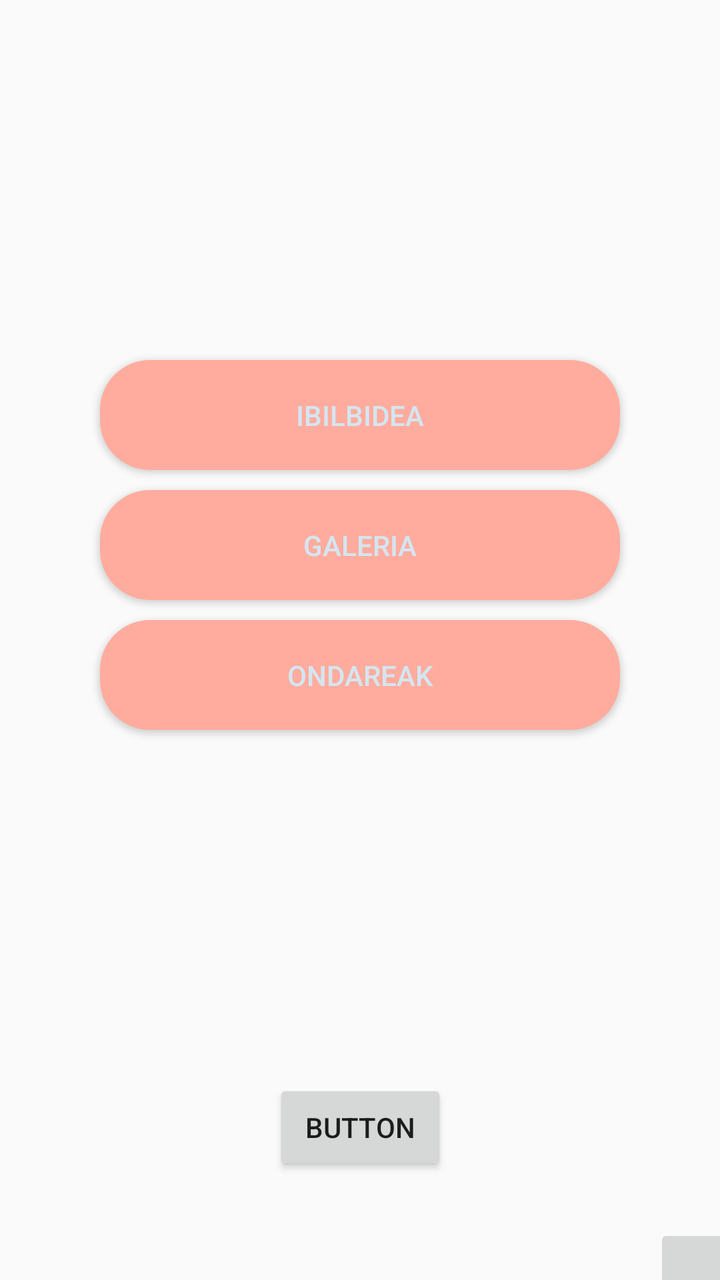
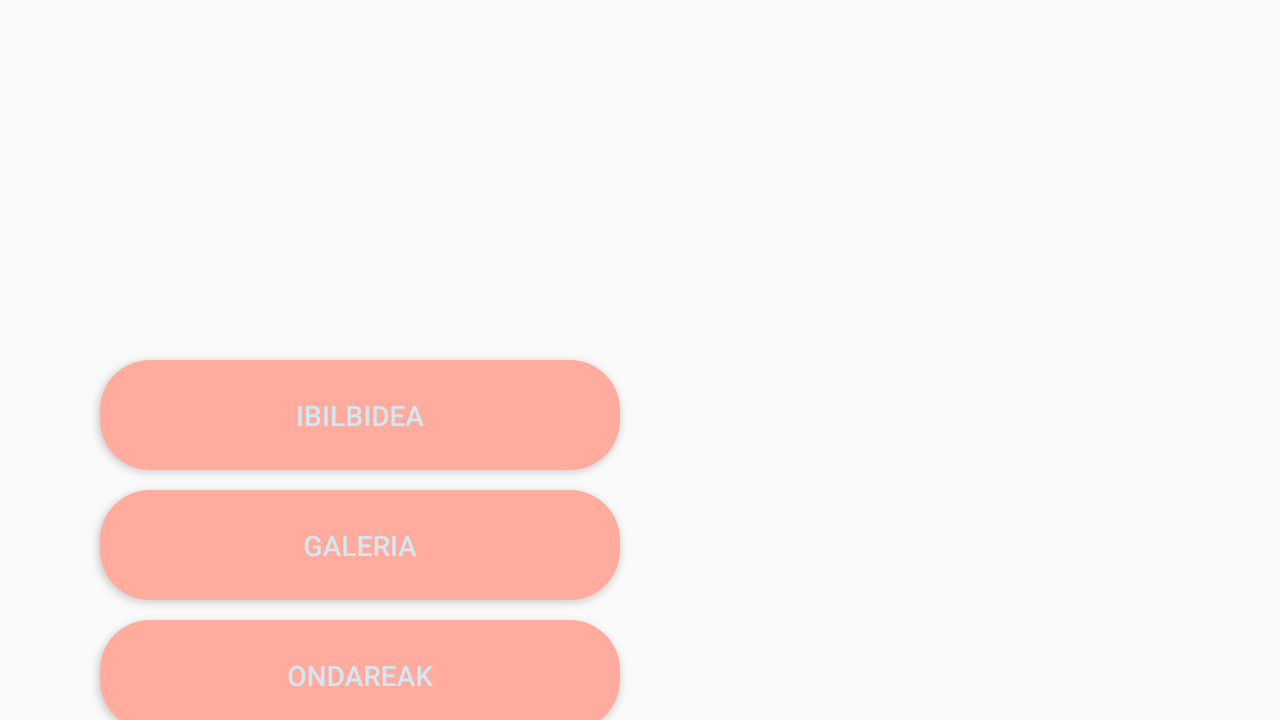

Compare how this app lays out the same screen by default and in its alternative resource folder. The renders come first, then the two layout files and the values they reference.
<!-- AndroidManifest.xml: application theme AppTheme -->
<!-- res/layout/activity_menu_main.xml -->
<?xml version="1.0" encoding="utf-8"?>
<android.support.constraint.ConstraintLayout xmlns:android="http://schemas.android.com/apk/res/android"
    xmlns:app="http://schemas.android.com/apk/res-auto"
    xmlns:tools="http://schemas.android.com/tools"
    android:layout_width="match_parent"
    android:layout_height="match_parent"

    tools:context=".menu_main">

    <Button
        android:id="@+id/btnReset"
        android:layout_width="87dp"
        android:layout_height="wrap_content"
        android:layout_marginStart="8dp"
        android:layout_marginTop="8dp"
        android:layout_marginEnd="8dp"
        android:layout_marginBottom="8dp"
        android:text="Button"
        app:layout_constraintBottom_toBottomOf="parent"
        app:layout_constraintEnd_toEndOf="parent"
        app:layout_constraintHorizontal_bias="0.501"
        app:layout_constraintStart_toStartOf="parent"
        app:layout_constraintTop_toTopOf="parent"
        app:layout_constraintVertical_bias="0.923" />

    <LinearLayout
        android:id="@+id/linearLayout2"
        android:layout_width="380dp"
        android:layout_height="0dp"
        android:orientation="vertical"
        app:layout_constraintBottom_toBottomOf="parent"
        app:layout_constraintEnd_toEndOf="parent"
        app:layout_constraintHorizontal_bias="0.0"
        app:layout_constraintStart_toStartOf="parent"
        app:layout_constraintTop_toTopOf="parent"
        app:layout_constraintVertical_bias="0.0">

        <Button
            android:id="@+id/btnIbilbidea"
            android:layout_width="260dp"
            android:layout_height="55dp"
            android:layout_marginStart="50dp"
            android:layout_marginTop="180dp"
            android:layout_marginEnd="50dp"
            android:background="@drawable/rippleeffect"
            android:text="@string/text_Ibilbidea"
            android:textAlignment="center"
            android:textColor="@color/colorTexto"
            app:layout_constraintEnd_toEndOf="parent"
            app:layout_constraintHorizontal_bias="1.0"
            app:layout_constraintStart_toStartOf="parent"
            app:layout_constraintTop_toTopOf="parent" />

        <Button
            android:id="@+id/btnGaleria"
            android:layout_width="260dp"
            android:layout_height="55dp"
            android:layout_marginStart="50dp"
            android:layout_marginTop="10dp"
            android:layout_marginEnd="50dp"
            android:background="@drawable/rippleeffect"
            android:text="@string/text_Galeria"
            android:textAlignment="center"
            android:textColor="@color/colorTexto"
            app:layout_constraintEnd_toEndOf="parent"
            app:layout_constraintHorizontal_bias="0.0"
            app:layout_constraintStart_toStartOf="parent"
            app:layout_constraintTop_toBottomOf="@+id/btnIbilbidea" />

        <Button
            android:id="@+id/btnOndareak"
            android:layout_width="260dp"
            android:layout_height="55dp"
            android:layout_marginStart="50dp"
            android:layout_marginTop="10dp"
            android:layout_marginEnd="50dp"
            android:layout_marginBottom="8dp"
            android:background="@drawable/rippleeffect"
            android:text="@string/text_Ondareak"
            android:textAlignment="center"
            android:textColor="@color/colorTexto"
            app:layout_constraintBottom_toBottomOf="parent"
            app:layout_constraintEnd_toEndOf="parent"
            app:layout_constraintHorizontal_bias="0.518"
            app:layout_constraintStart_toStartOf="parent"
            app:layout_constraintTop_toBottomOf="@+id/btnGaleria"
            app:layout_constraintVertical_bias="0.029" />
    </LinearLayout>

    <ImageButton
        android:id="@+id/btnAjustes"
        android:layout_width="52dp"
        android:layout_height="56dp"
        android:layout_marginStart="327dp"
        android:layout_marginTop="16dp"
        android:layout_marginEnd="16dp"
        android:scaleType="fitXY"
        android:src="@drawable/ajustes"
        app:layout_constraintBottom_toBottomOf="parent"
        app:layout_constraintEnd_toStartOf="@+id/linearLayout2"
        app:layout_constraintHorizontal_bias="0.0"
        app:layout_constraintStart_toStartOf="parent"
        app:layout_constraintTop_toBottomOf="@+id/linearLayout2"
        app:layout_constraintVertical_bias="1.0" />

    

</android.support.constraint.ConstraintLayout>
<!-- resources referenced by this layout -->
<resources>
  <color name="colorTexto">#d4e6f1</color>
  <!-- drawable rippleeffect (drawable) -->
  <?xml version="1.0" encoding="utf-8"?>
      <ripple xmlns:android="http://schemas.android.com/apk/res/android"
          android:color="@color/colorPrimaryDark">
          <item android:id="@android:id/mask">
              <shape android:shape="rectangle">
                  <solid android:color="@color/colorPrimaryDark" />
                  <corners android:radius="25dp" />
              </shape>
          </item>
  
          <item android:id="@android:id/background">
              <shape android:shape="rectangle">
                  <gradient
                      android:angle="90"
                      android:endColor="@color/colorPrimary"
                      android:startColor="@color/colorPrimary"
                      android:type="linear" />
                  <corners android:radius="25dp" />
              </shape>
          </item>
  </ripple>
  <string name="text_Galeria">Galeria</string>
  <string name="text_Ibilbidea">Ibilbidea</string>
  <string name="text_Ondareak">Ondareak</string>
  <style name="AppTheme" parent="Theme.AppCompat.Light.DarkActionBar">
          
          <item name="colorPrimary">@color/colorPrimary</item>
          <item name="colorPrimaryDark">@color/colorPrimaryDark</item>
          <item name="colorAccent">@color/colorAccent</item>
          <item name="android:actionMenuTextColor">@color/colorTexto</item>
      </style>
  <color name="colorPrimaryDark">#ff9ec0</color>
  <color name="colorPrimary">#ffac9e</color>
  <color name="colorAccent">#d81b60</color>
</resources>
<!-- res/layout-land/activity_menu_main.xml (the repository's variant of the layout above) -->
<!-- drawn on the phone turned sideways -->
<?xml version="1.0" encoding="utf-8"?>
<android.support.constraint.ConstraintLayout xmlns:android="http://schemas.android.com/apk/res/android"
    xmlns:app="http://schemas.android.com/apk/res-auto"
    xmlns:tools="http://schemas.android.com/tools"
    android:layout_width="match_parent"
    android:layout_height="match_parent"

    tools:context=".menu_main">

    <LinearLayout
        android:layout_width="match_parent"
        android:layout_height="0dp"
        android:orientation="vertical"
        app:layout_constraintBottom_toBottomOf="parent"
        app:layout_constraintEnd_toEndOf="parent"
        app:layout_constraintStart_toStartOf="parent"
        app:layout_constraintTop_toTopOf="parent"
        app:layout_constraintVertical_bias="1.0">

        <Button
            android:id="@+id/btnIbilbidea"
            android:layout_width="260dp"
            android:layout_height="55dp"
            android:layout_marginStart="50dp"
            android:layout_marginTop="180dp"
            android:layout_marginEnd="50dp"
            android:background="@drawable/rippleeffect"
            android:text="@string/text_Ibilbidea"
            android:textAlignment="center"
            android:textColor="@color/colorTexto"
            app:layout_constraintEnd_toEndOf="parent"
            app:layout_constraintHorizontal_bias="1.0"
            app:layout_constraintStart_toStartOf="parent"
            app:layout_constraintTop_toTopOf="parent" />

        <Button
            android:id="@+id/btnGaleria"
            android:layout_width="260dp"
            android:layout_height="55dp"
            android:layout_marginStart="50dp"
            android:layout_marginTop="10dp"
            android:layout_marginEnd="50dp"
            android:background="@drawable/rippleeffect"
            android:text="@string/text_Galeria"
            android:textAlignment="center"
            android:textColor="@color/colorTexto"
            app:layout_constraintEnd_toEndOf="parent"
            app:layout_constraintHorizontal_bias="0.0"
            app:layout_constraintStart_toStartOf="parent"
            app:layout_constraintTop_toBottomOf="@+id/btnIbilbidea" />

        <Button
            android:id="@+id/btnOndareak"
            android:layout_width="260dp"
            android:layout_height="55dp"
            android:layout_marginStart="50dp"
            android:layout_marginTop="10dp"
            android:layout_marginEnd="50dp"
            android:layout_marginBottom="8dp"
            android:background="@drawable/rippleeffect"
            android:text="@string/text_Ondareak"
            android:textAlignment="center"
            android:textColor="@color/colorTexto"
            app:layout_constraintBottom_toBottomOf="parent"
            app:layout_constraintEnd_toEndOf="parent"
            app:layout_constraintHorizontal_bias="0.518"
            app:layout_constraintStart_toStartOf="parent"
            app:layout_constraintTop_toBottomOf="@+id/btnGaleria"
            app:layout_constraintVertical_bias="0.029" />
    </LinearLayout>

    

</android.support.constraint.ConstraintLayout>
